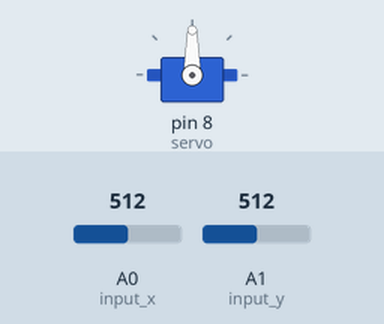
Bench run of a sketch on a simulated Arduino Uno, built with avr-gcc and run on an emulated ATmega328P. Shown: servo. The test bench sets the inputs (shaded band); at power-on: A0 (input_x) = 512, A1 (input_y) = 512. What the sketch prints to the serial monitor is not drawn.

Above: at 2.05 s.
Timing chart, 0 to 5.0 s (numbered marks = the images above):
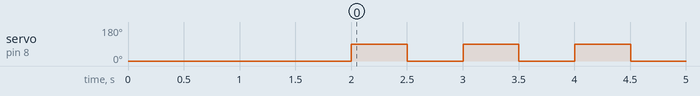

Measured:
- by itself, servo on pin 8 (servo): alternates 90° for 0.50 s and 0° for 0.50 s

The sketch:

joystick_n_stepper.ino
```cpp
#include <Servo.h>

byte input_x = A0;
byte input_y = A1;
byte button = 2;
int x_val;
int y_val;
byte is_button_pressed;
byte servo_pin = 3;

Servo servo;

void setup() {
  Serial.begin(9600);
  pinMode(input_x, INPUT);
  pinMode(input_y, INPUT);
  pinMode(button, INPUT_PULLUP);

  servo.attach(8);
  servo.write(0);
  delay(2000);

}

void loop() {
  // put your main code here, to run repeatedly:
  x_val = analogRead(input_x);
  y_val = analogRead(input_y);
  is_button_pressed = digitalRead(is_button_pressed); //it has to be inverted for true boolean values

  Serial.print("X: ");
  Serial.println(x_val);
  Serial.print("Y: ");
  Serial.println(y_val);
  Serial.print("Button state: ");
  Serial.println(is_button_pressed);

  servo.write(90);
  delay(500);
  servo.write(0);
  delay(500);

}
```
